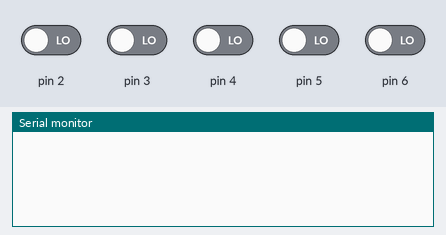
Bench run of a sketch on a simulated Arduino Uno, built with avr-gcc and run on an emulated ATmega328P. Shown: the last lines printed to the serial monitor. The inputs (shaded band) are chosen by the test bench; at power-on: pin 2–6 LOW.

Above: at 1.2 s.
1.3 s: pin 2 driven HIGH
At 2.1 s:
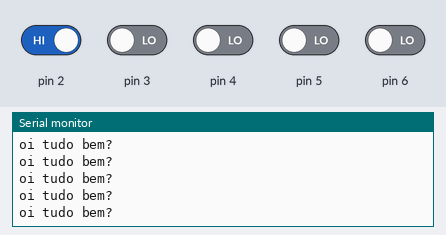
3.2 s: pin 3 driven HIGH
At 3.8 s:
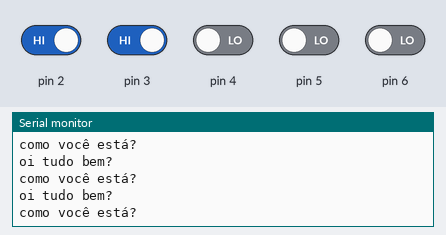
4.8 s: pin 4 driven HIGH
At 5.3 s:
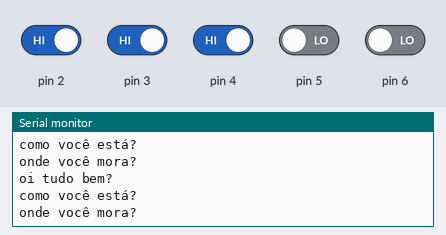
6.4 s: pin 5 driven HIGH
At 7.4 s:
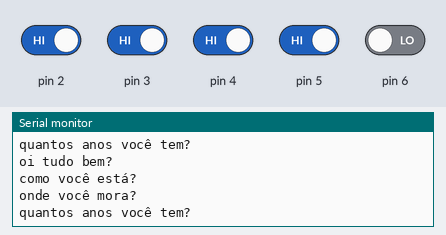

The sketch:

codigo.ino
```cpp
// C++ code
//

const int botao1 = 2;
const int botao2 = 3;
const int botao3 = 4;
const int botao4 = 5;
const int botao5 = 6;

  void setup ()
  {

  pinMode(2, INPUT);
  pinMode(3, INPUT);
  pinMode(4, INPUT);
  pinMode(5, INPUT);
  pinMode(6, INPUT);
  Serial.begin(9600);

}

int var1;
int var2;
int var3;
int var4;
int var5;

void loop ()
{

   var1 = digitalRead(2);
   var2 = digitalRead(3);
   var3 = digitalRead(4);
   var4 = digitalRead(5);
   var5 = digitalRead(6);

  if(var1){
   Serial.println("oi tudo bem?");
  }
  if(var2){
   Serial.println("como você está?");
  }
   if(var3){
   Serial.println("onde você mora?");
  }
   if(var4){
   Serial.println("quantos anos você tem?");
  }
   if(var5){
   Serial.println("qual o seu nome?");
  }


  delay(10);
}
```

Measured:
- after the input at 1.3 s, the serial monitor: prints a new line at once (image 1)
- after the input at 3.2 s, the serial monitor: prints a new line after 0.08 s (image 2)
- after the input at 4.8 s, the serial monitor: prints a new line after 0.12 s (image 3)
- after the input at 6.4 s, the serial monitor: prints a new line after 0.13 s (image 4)
